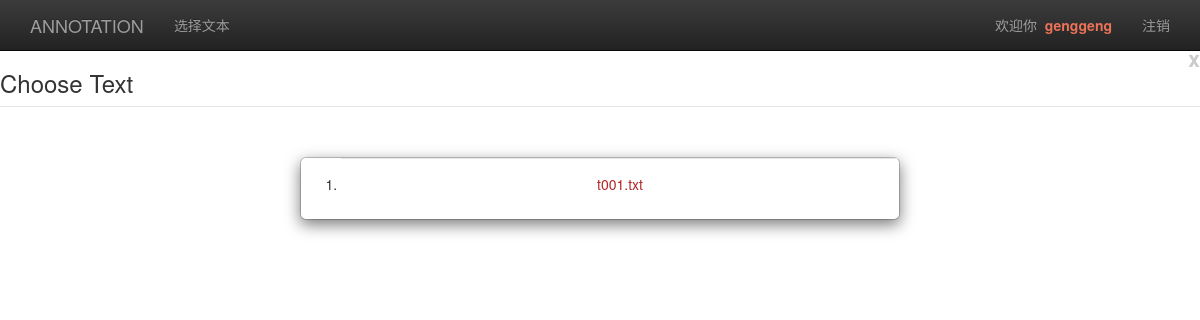
/annotation/choose_text/ (signed in), run on an earlier commit of the app's database.
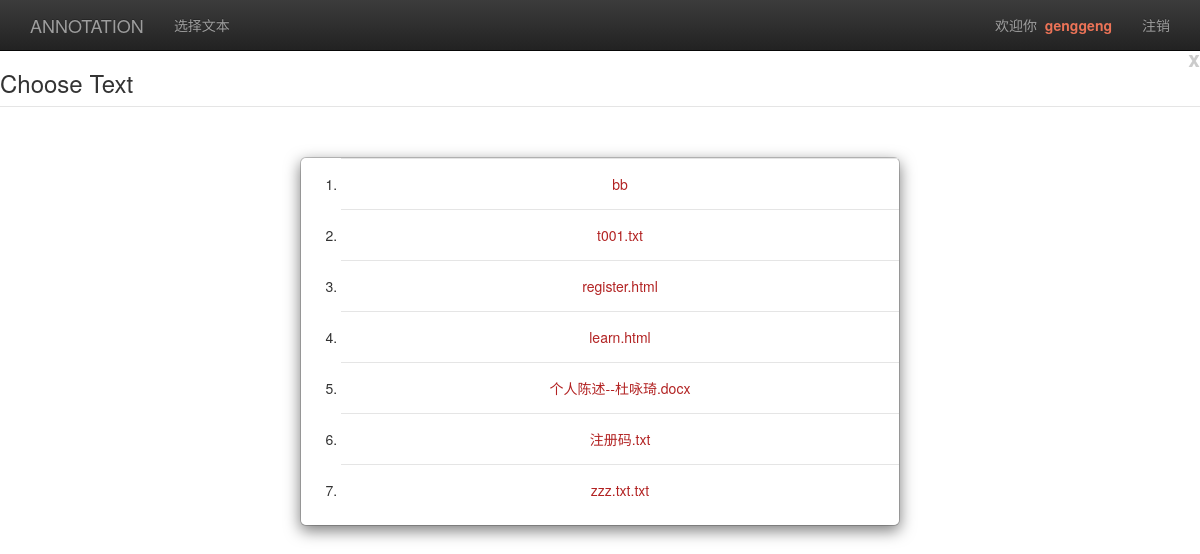
And on a later commit of the database.
### annotation/models.py (models this page shows, shortened)
class myUser(models.Model):
    limits_choices = {
        (0, '普通用户'),
        (1, '用户组长'),
    }
    user = models.OneToOneField(User, on_delete=models.CASCADE)
    group = models.ForeignKey('group', on_delete=models.CASCADE)
    limits = models.IntegerField(choices=limits_choices, default=0)

class text(models.Model):
    name = models.CharField(max_length=50)
    group = models.ForeignKey('group', on_delete=models.CASCADE)
    text = models.FileField(upload_to=text_path)
    index = models.IntegerField(default=0)
    limit = models.IntegerField(default=1)

### annotation/views.py (the view)
# urls.py: path('choose_text/',views.choose_text,name='choose_text'),
@login_required(login_url='/annotation/login/')
def choose_text(request):
    user = request.user
    text_list = text.objects.filter(group=user.myuser.group)
    content = {
        'user': request.user,
        'text_list': text_list,
    }
    return render(request, 'annotation/choose_text.html', content)

### annotation/templates/annotation/choose_text.html (shortened to what this page needs)
{% extends "annotation/extend_others.html" %}
{% load static %}
{% block css%}
    <link rel="stylesheet" type="text/css" href="{% static 'annotationtry/css/bootstrap.min.css' %}">
    <link rel="stylesheet" type="text/css" href="{% static 'annotationtry/css/bootstrap-theme.min.css' %}">
{% endblock%}
{% block content %}
<div class="modal-header">
    <button class="close" data-dismiss="modal">x</button>
    <h3>Choose Text</h3>
</div>
<div class="modal-dialog">
    <div class="modal-content">
        <ol type="1">
{% for i in text_list %}
    {% if user.myuser.limits == 0 and i.limit == 1 %}
    <li >
    <div class="modal-choose">
            <a href="{% url 'note' i.name %}" class = 'text-center' id="{{i.name}}">{{i.name}}</a>
    </div>
    </li>
    {% endif %}
{% endfor %}
        </ol>
    </div>
</div>
{% endblock %}

### annotation/templates/annotation/extend_others.html (shortened to what this page needs)
{% load static %}
<!DOCTYPE html>
<html lang="zh-cn">
<head>
    <link rel="stylesheet" type="text/css" href="{% static 'annotation/css/bootstrap.min.css' %}">
    <link rel="stylesheet" type="text/css" href="{% static 'annotation/css/bootstrap-theme.min.css' %}">
    <link rel="stylesheet" type="text/css" href="{% static 'annotation/css/base.css' %}">
    {% block css%}{% endblock %}
</head>
<body>
<nav class="navbar navbar-inverse navbar-fixed-top" role="navigation">
    <div class="container">
        <div class="navbar-header">
            <a  class="navbar-brand"> ANNOTATION</a>
        </div>
        <div class="collapse navbar-collapse" id="navbar-collapse-basepage">
            <ul class="nav navbar-nav">
                {% if user and user.myuser.limits == 0 %}
                    <li id="choose_text"><a href="{% url 'choose_text' %}">选择文本</a></li>
                {% endif %}
            </ul>
            <ul class="nav navbar-nav navbar-right">
                {% if user %}
                    <li><p class="navbar-text">欢迎你&nbsp;&nbsp;<span id="base_name">{{ user.myuser.user.username }}</span></p>
                    </li>
                    <li><a href="{% url 'logout' %}">注销</a></li>
                {% else %}
                    <li><a href="{% url 'register' %}">注册</a></li>
                    <li><a href="{% url 'login' %}">登录</a></li>
                {% endif %}
            </ul>
        </div>
    </div>
</nav>
{% block content %}{% endblock %}
</body>
</html>

### annotation/static/annotation/css/base.css (style rules this page uses)
body { padding-top: 50px; background-color: #ffffff; }
#base_name { color: #ec7357; font-weight: bold; }

### annotation/templates/annotation/choose_text.html (style rules this page uses)
.modal-header { padding: 0; }
@media (min-width: 1080px) { .modal-dialog { margin-top: 50px; } }
a:link { color:firebrick; }
.modal-choose { padding: 15px; text-align: center; border-top: 1px solid #e5e5e5; }

What changed in the data, as far as the page shows it:
now on this page (row edited): text: name "bb"
added text: name "register.html"
added text: name "learn.html"
added text: name "个人陈述--杜咏琦.docx"
added text: name "注册码.txt"
added text: name "zzz.txt.txt"
